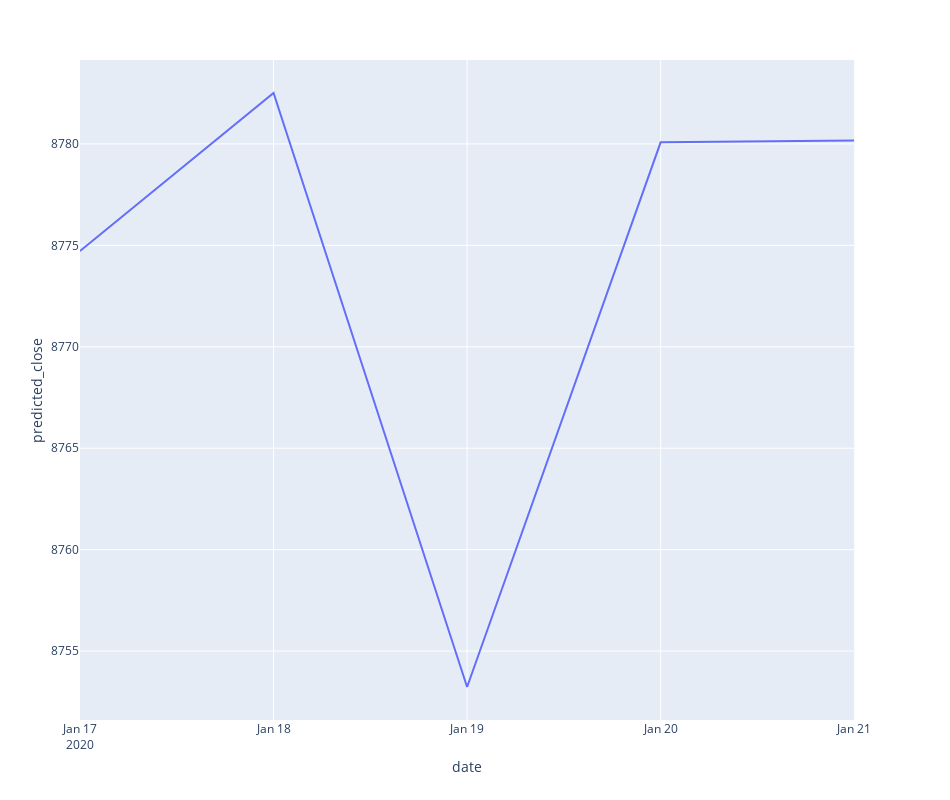

Notebook cell for this chart:
### Code cell
fig = px.line(final_df, x ='date', y = 'predicted_close')
fig.update_xaxes(nticks = 5)
fig.update_layout(autosize = True, height = 800, width = 950)
fig.update_yaxes(automargin=True)

### Figure 1 — Plotly figure (JSON) as saved in the notebook; plotly's stock layout.template omitted (floating-point values rounded to 4 significant figures)
{"data": [{"hoverlabel": {"namelength": 0}, "hovertemplate": "date=%{x}<br>predicted_close=%{y}", "legendgroup": "", "line": {"color": "#636efa", "dash": "solid"}, "mode": "lines", "name": "", "showlegend": false, "type": "scatter", "x": ["2020-01-17", "2020-01-18", "2020-01-19", "2020-01-20", "2020-01-21"], "xaxis": "x", "y": [8775.0, 8783.0, 8753.0, 8780.0, 8780.0], "yaxis": "y"}], "layout": {"autosize": true, "height": 800, "legend": {"tracegroupgap": 0}, "margin": {"t": 60}, "width": 950, "xaxis": {"anchor": "y", "autorange": true, "domain": [0, 0.98], "nticks": 5, "range": ["2020-01-17", "2020-01-21"], "title": {"text": "date"}, "type": "date"}, "yaxis": {"anchor": "x", "automargin": true, "autorange": true, "domain": [0, 1], "range": [8752.0, 8784.0], "title": {"text": "predicted_close"}, "type": "linear"}}}
